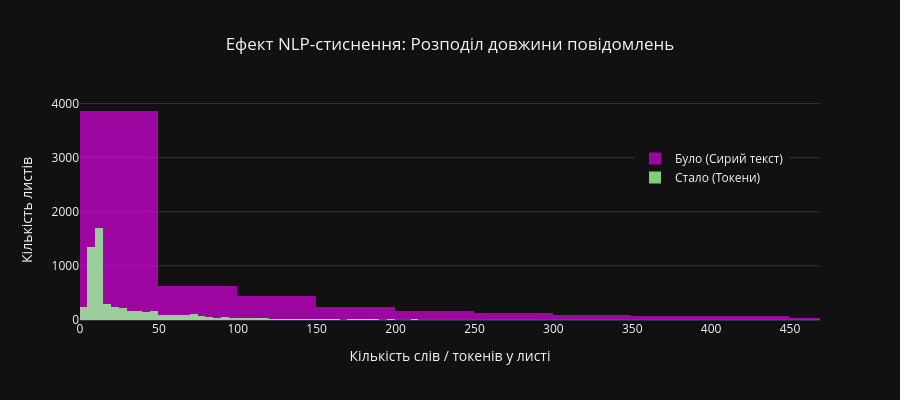

Notebook code for this chart:
### Markdown cell above
**6. Застосувати методи обробки тексту бібліотеки `nltk` для перетворення текстів:**

### Code cell
print("⚙️ Підготовка NLP-рушія та завантаження лінгвістичних баз...\n")

stop_words_mega = set(stopwords.words("english")).union(set(stopwords.words("german")))
stop_words_mega.update({"і", "в", "на", "що", "з", "а", "як", "це", "до", "та", "для", "щоб", "про", "ми", "ви", "вони", "я", "він", "вона", "від", "але", "чи", "за", "також"})
lemmatizer = WordNetLemmatizer()

def clean_text(text):
    text = str(text).lower()

    text = re.sub(r'http\S+|www\S+|https\S+', ' urllink ', text)
    text = re.sub(r'\b\d{1,3}(?:,\d{3})*(?:\.\d+)?\b|\b\d+\b', ' numval ', text)

    text = re.sub(r'[^\w\s]', ' ', text)
    text = re.sub(r'_', ' ', text)

    tokens = [w for w in text.split() if w not in stop_words_mega and len(w) > 2]
    lemmas = [lemmatizer.lemmatize(w) if re.match(r'^[a-z]+$', w) else w for w in tokens]

    return " ".join(list(set(lemmas)))

tqdm.pandas(desc="⏳ Перетравлення тексту")

initial_len = len(df_global)
print(f"🚀 Запуск масової обробки {initial_len} записів...")
start_t = time.time()

df_global['clean_text'] = df_global['text'].progress_apply(clean_text)

df_global = df_global[df_global['clean_text'].str.strip() != '']
final_len = len(df_global)
dropped_empty = initial_len - final_len

end_t = time.time()
exec_time = end_t - start_t
print(f"\n✅ NLP Pipeline успішно завершив роботу за {exec_time:.2f} секунд!\n")

print("Красивий Вивід:")
display(HTML("<div style='text-align: center; font-size: 16px; font-weight: bold; color: #ccff00; margin-bottom: 10px;'>✨ Результат очищення (Сирий текст → Математичні ознаки):</div>"))

lens_df_preview = 10
df_nlp_preview = df_global[['label_text', 'language', 'text', 'clean_text']].head(lens_df_preview).copy()
df_nlp_preview.index = range(1, len(df_nlp_preview) + 1)

df_nlp_preview['text'] = df_nlp_preview['text'].apply(lambda x: x[:60] + '...' if len(x) > 60 else x)
df_nlp_preview['clean_text'] = df_nlp_preview['clean_text'].apply(lambda x: x[:80] + '...' if len(x) > 80 else x)

styled_df = (df_nlp_preview.style
             .set_properties(**TABLE_PROPS)
             .set_properties(subset=['text'], **{'background-color': '#2a1a1a', 'color': "#fb00ff"})
             .set_properties(subset=['clean_text'], **{'background-color': '#1a2a1a', 'color': '#99ff99'})
             .set_table_styles(HEADER_PROPS))

display(styled_df)

lengths_raw = df_global['text'].apply(lambda x: len(str(x).split()))
lengths_clean = df_global['clean_text'].apply(lambda x: len(str(x).split()))

fig = go.Figure()

fig.add_trace(go.Histogram(
    x=lengths_raw,
    name='Було (Сирий текст)',
    marker_color='#fb00ff',
    opacity=0.6,
    hovertemplate="Довжина: %{x} слів<br>Листів: %{y}<extra></extra>"
))

fig.add_trace(go.Histogram(
    x=lengths_clean,
    name='Стало (Токени)',
    marker_color='#99ff99',
    opacity=0.8,
    hovertemplate="Довжина: %{x} токенів<br>Листів: %{y}<extra></extra>"
))

max_x = int(lengths_raw.quantile(0.95))

fig.update_layout(
    template=PLOT_TEMPLATE,
    title_text="Ефект NLP-стиснення: Розподіл довжини повідомлень",
    title_x=0.5,
    barmode='overlay',
    xaxis_title="Кількість слів / токенів у листі",
    yaxis_title="Кількість листів",
    xaxis=dict(range=[0, max_x]), 
    height=400,
    legend=dict(x=0.75, y=0.8)
)

fig.show()

avg_words_raw = lengths_raw.mean()
avg_words_clean = lengths_clean.mean()
compression_ratio = (1 - (avg_words_clean / avg_words_raw)) * 100 if avg_words_raw > 0 else 0

print("Технічний Вивід:")
print(f" ▶ Час виконання:        {exec_time:.2f} секунд")
print(f" ▶ Порожніх видалено:    {dropped_empty} шт. (після чищення стали пустими)")
print(f" ▶ Фінальний обсяг:      {final_len} записів (готові до ML)")
print(f" ▶ Середня довжина до:   {avg_words_raw:.2f} слів/лист")
print(f" ▶ Середня довжина після:{avg_words_clean:.2f} маркерів/лист")
print(f" ▶ Ступінь стиснення:    {compression_ratio:.2f}% інформаційного 'сміття' видалено")
print(f" ▶ Спожито пам'яті:      {df_global.memory_usage(deep=True).sum() / (1024*1024):.2f} МБ")

### Figure 1 — Plotly figure (JSON) as saved in the notebook; plotly's stock layout.template omitted (floating-point values rounded to 4 significant figures; data arrays with more than 128 entries replaced by an {"elided": "..."} marker saying what was removed)
{"data": [{"hovertemplate": "Довжина: %{x} слів<br>Листів: %{y}<extra></extra>", "marker": {"color": "#fb00ff"}, "name": "Було (Сирий текст)", "opacity": 0.6, "type": "histogram", "x": {"elided": "5997 int values"}}, {"hovertemplate": "Довжина: %{x} токенів<br>Листів: %{y}<extra></extra>", "marker": {"color": "#99ff99"}, "name": "Стало (Токени)", "opacity": 0.8, "type": "histogram", "x": {"elided": "5997 int values"}}], "layout": {"barmode": "overlay", "height": 400, "legend": {"x": 0.75, "y": 0.8}, "title": {"text": "Ефект NLP-стиснення: Розподіл довжини повідомлень", "x": 0.5}, "xaxis": {"range": [0, 469], "title": {"text": "Кількість слів / токенів у листі"}}, "yaxis": {"title": {"text": "Кількість листів"}}}}
